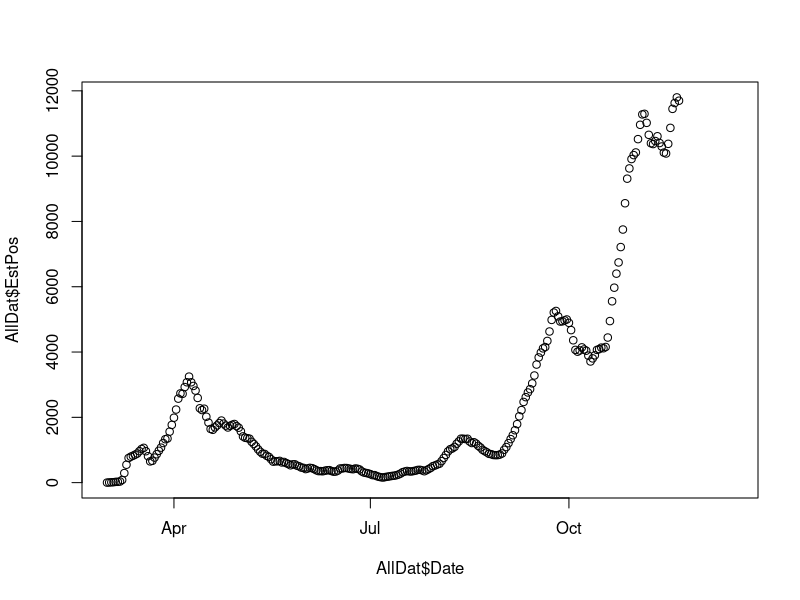
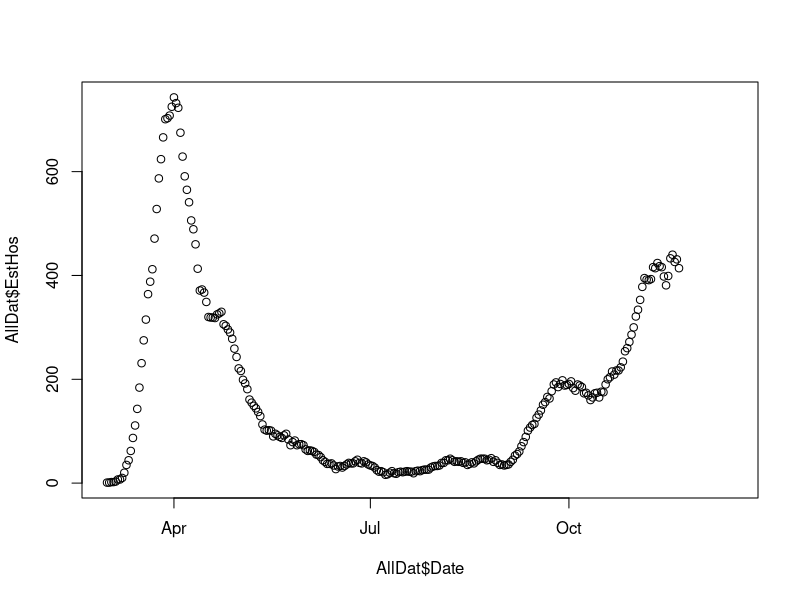

Source code (R) for these figures, in order:
setwd("/Users/mads/Google Drev/Skole/Uni/7. semester/Advanced time series/Computer exercise 4")

## Read test data
TestDat = read.csv("Data/Test_pos_over_time.csv",header=T,dec=',',sep=';',colClasses="character")
TestDat = TestDat[1:(length(TestDat$Date)-4),]
TestDat$NotPrevPos = as.numeric(gsub('\\.',"",TestDat$NotPrevPos))
TestDat$NewPositive = as.numeric(gsub('\\.',"",TestDat$NewPositive))
TestDat$Date = as.Date(TestDat$Date)
TestDat = TestDat[TestDat$Date>=as.Date("2020-03-01"),]
Dat = TestDat[ TestDat$Date>=as.Date("2020-03-01"),]

## Read hospitalized data
HosDat = read.csv("Data/Newly_admitted_over_time.csv",header = T,sep=";")
HosDat = HosDat[1:(length(HosDat$Dato)-1),]
n <- length(HosDat$Dato)
m <- 25

EstPos = rep(0,n)
EstHos = rep(0,n)

for (i in 1:9) {
  EstPos[i] = sum(TestDat$NewPositive[1:i])
  EstHos[i] = sum(HosDat$Total[1:i])
}
for (i in 10:n) {
  from = i-9
  EstPos[i] = sum(TestDat$NewPositive[from:i])
  EstHos[i] = sum(HosDat$Total[from:i])
}


AllDat = data.frame(
  Date = Dat$Date,
  n = n,
  t = 1:n,
  NewPositive = c(TestDat$NewPositive[1:(n-m)],rep(NA,m)),
  NotPrevPos = c(TestDat$NotPrevPos[1:(n-m)],rep(NA,m)),
  EstPos = c(EstPos[1:(n-m)],rep(NA,m)),
  NewHos = c(HosDat$Total[1:(n-m)],rep(NA,m)),
  EstHos = c(EstHos[1:(n-m)],rep(NA,m)),
  testPos = EstPos,
  testHos = EstHos)


plot(AllDat$EstPos ~ AllDat$Date)
plot(AllDat$EstHos ~ AllDat$Date)

save(AllDat, file = "AllDat.RData")
